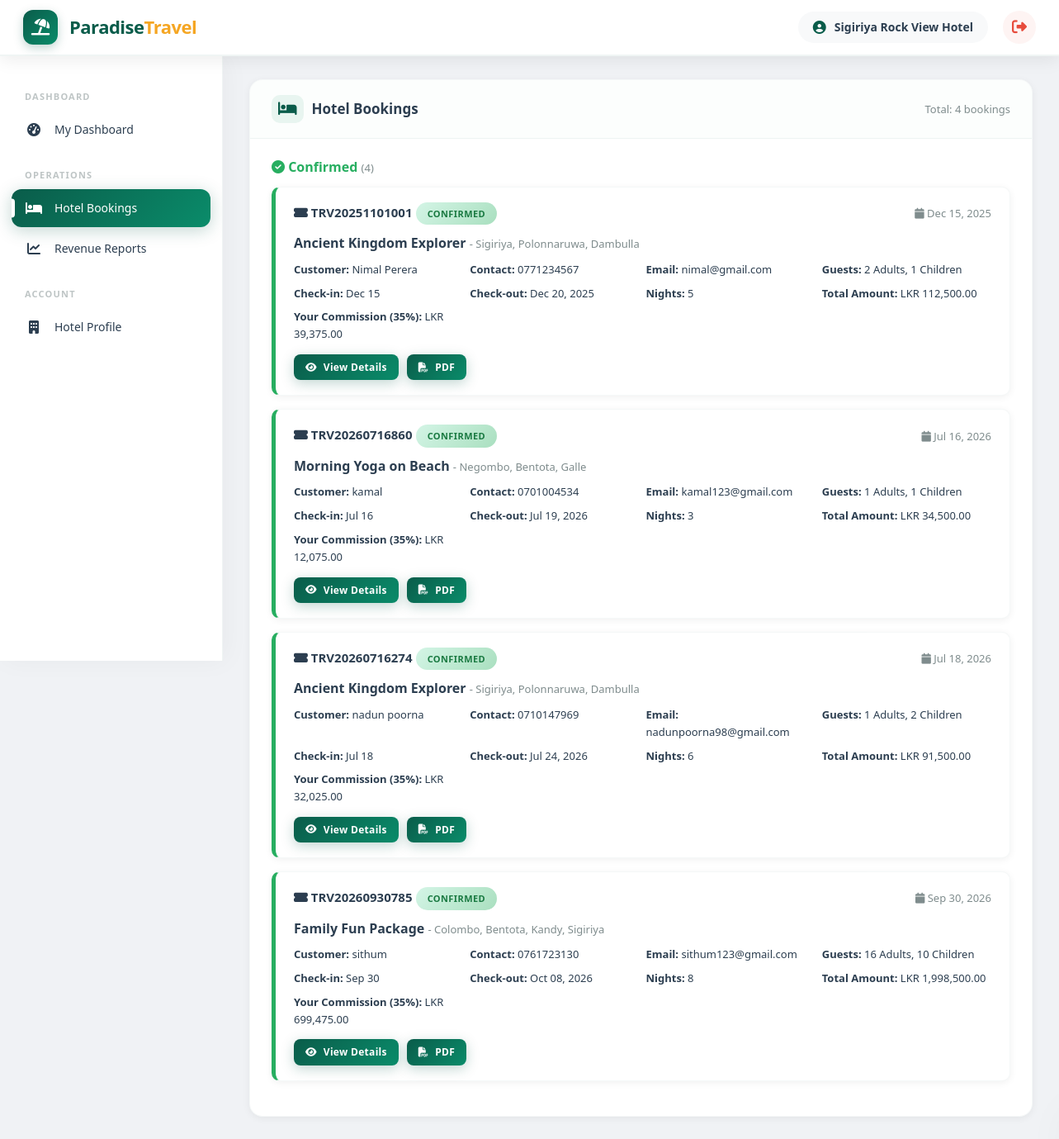
Screenshot of /traval-system/hotel/bookings.php (signed in) with the database file from the repository.
### tables this page shows
CREATE TABLE `bookings` (
  `id` int(11) NOT NULL,
  `booking_no` varchar(50) NOT NULL,
  `customer_id` int(11) NOT NULL,
  `package_id` int(11) NOT NULL,
  `guide_id` int(11) DEFAULT NULL,
  `hotel_id` int(11) DEFAULT NULL,
  `start_date` date NOT NULL,
  `end_date` date NOT NULL,
  `adults` int(11) DEFAULT 1,
  `children` int(11) DEFAULT 0,
  `total_amount` decimal(10,2) NOT NULL,
  `paid_amount` decimal(10,2) DEFAULT 0.00,
  `status` enum('pending','confirmed','cancelled','completed') DEFAULT 'pending',
  `payment_status` enum('pending','partial','paid') DEFAULT 'pending',
  `special_requests` text DEFAULT NULL,
  `created_at` timestamp NOT NULL DEFAULT current_timestamp()
);

CREATE TABLE `packages` (
  `id` int(11) NOT NULL,
  `name` varchar(200) NOT NULL,
  `destination` varchar(200) NOT NULL,
  `duration_days` int(11) NOT NULL,
  `duration_nights` int(11) NOT NULL,
  `price` decimal(10,2) NOT NULL,
  `description` text DEFAULT NULL,
  `included_services` text DEFAULT NULL,
  `max_people` int(11) DEFAULT 10,
  `image_url` varchar(500) DEFAULT NULL,
  `package_code` varchar(20) DEFAULT NULL,
  `category` varchar(50) DEFAULT 'General',
  `difficulty_level` enum('Easy','Medium','Hard') DEFAULT 'Easy',
  `meeting_point` varchar(255) DEFAULT NULL,
  `best_season` varchar(100) DEFAULT NULL,
  `languages` varchar(100) DEFAULT NULL,
  `highlights` text DEFAULT NULL,
  `latitude` varchar(50) DEFAULT NULL,
  `longitude` varchar(50) DEFAULT NULL,
  `weather_info` text DEFAULT NULL,
  `status` enum('active','inactive','archived') DEFAULT 'active',
  `created_by` int(11) DEFAULT NULL,
  `created_at` timestamp NOT NULL DEFAULT current_timestamp(),
  `updated_at` timestamp NOT NULL DEFAULT current_timestamp() ON UPDATE current_timestamp()
);

CREATE TABLE `users` (
  `id` int(11) NOT NULL,
  `name` varchar(100) NOT NULL,
  `email` varchar(100) NOT NULL,
  `password` varchar(255) NOT NULL,
  `phone` varchar(20) DEFAULT NULL,
  `role` enum('admin','customer','guide','hotel') DEFAULT 'customer',
  `profile_image` varchar(255) DEFAULT NULL,
  `status` enum('active','inactive') DEFAULT 'active',
  `created_at` timestamp NOT NULL DEFAULT current_timestamp(),
  `updated_at` timestamp NOT NULL DEFAULT current_timestamp() ON UPDATE current_timestamp()
);

### traval-system/config/database.php (called while the page is built, shortened)
<?php
function formatCurrency($amount) {
    return 'LKR ' . number_format($amount, 2);
}
function getStatusBadge($status) {
    $colors = [
        'pending'    => 'warning',
        'confirmed'  => 'success',
        'cancelled'  => 'danger',
        'completed'  => 'info',
        'active'     => 'success',
        'inactive'   => 'danger',
        'available'  => 'success',
        'busy'       => 'warning',
        'off'        => 'danger',
        'paid'       => 'success',
        'partial'    => 'warning'
    ];
    return $colors[$status] ?? 'secondary';
}
?>

### traval-system/hotel/bookings.php (the view, shortened to what this page needs)
<?php
require_once '../config/database.php';
$user_id = $_SESSION['user_id'];
$stmt = $pdo->prepare("SELECT b.*, u.name as customer_name, u.email, u.phone,
                              p.name as package_name, p.destination
                       FROM bookings b
                       JOIN users u ON b.customer_id = u.id
                       JOIN packages p ON b.package_id = p.id
                       WHERE b.hotel_id = ?
                       ORDER BY
                           CASE
                               WHEN b.status = 'confirmed' AND b.start_date >= CURDATE() THEN 1
                               WHEN b.status = 'confirmed' AND b.start_date < CURDATE() THEN 2
                               WHEN b.status = 'pending' THEN 3
                               WHEN b.status = 'completed' THEN 4
                               WHEN b.status = 'cancelled' THEN 5
                           END,
                           b.start_date ASC");
$stmt->execute([$user_id]);
$bookings = $stmt->fetchAll();
$view_booking = null;
include '../includes/header.php';
?>
<?php if ($view_booking): ?>
<div class="card">
    <div class="card-header">
        <h3><i class="fas fa-eye"></i> Booking Details - <?php echo htmlspecialchars($view_booking['booking_no']); ?></h3>
        <a href="bookings.php" class="btn btn-primary btn-sm"><i class="fas fa-arrow-left"></i> Back to List</a>
    </div>
    <div class="card-body">
        <div style="display:grid;grid-template-columns:repeat(auto-fit,minmax(250px,1fr));gap:20px;">
            <div style="background:var(--light);padding:15px;border-radius:10px;">
                <h4 style="color:var(--primary);">Customer Information</h4>
                <div><strong>Name:</strong> <?php echo htmlspecialchars($view_booking['customer_name']); ?></div>
                <div><strong>Email:</strong> <?php echo htmlspecialchars($view_booking['email']); ?></div>
                <div><strong>Phone:</strong> <?php echo htmlspecialchars($view_booking['phone']); ?></div>
            </div>
            <div style="background:var(--light);padding:15px;border-radius:10px;">
                <h4 style="color:var(--primary);">Package Details</h4>
                <div><strong>Package:</strong> <?php echo htmlspecialchars($view_booking['package_name']); ?></div>
                <div><strong>Destination:</strong> <?php echo htmlspecialchars($view_booking['destination']); ?></div>
                <div><strong>Duration:</strong> <?php echo $view_booking['duration_days']; ?> Days / <?php echo $view_booking['duration_nights']; ?> Nights</div>
            </div>
            <div style="background:var(--light);padding:15px;border-radius:10px;">
                <h4 style="color:var(--primary);">Stay Details</h4>
                <div><strong>Check-in:</strong> <?php echo date('F d, Y', strtotime($view_booking['start_date'])); ?></div>
                <div><strong>Check-out:</strong> <?php echo date('F d, Y', strtotime($view_booking['end_date'])); ?></div>
                <div><strong>Nights:</strong> <?php echo ceil((strtotime($view_booking['end_date']) - strtotime($view_booking['start_date'])) / 86400); ?> nights</div>
                <div><strong>Guests:</strong> <?php echo $view_booking['adults']; ?> Adults, <?php echo $view_booking['children']; ?> Children</div>
                <div><strong>Status:</strong> <span class="badge badge-<?php echo getStatusBadge($view_booking['status']); ?>"><?php echo ucfirst($view_booking['status']); ?></span></div>
            </div>
        </div>
        <?php if ($view_booking['special_requests']): ?>
        <div style="background:#fff3cd;padding:15px;border-radius:10px;margin-top:15px;">
            <h4 style="color:#856404;">Special Requests</h4>
            <div><?php echo nl2br(htmlspecialchars($view_booking['special_requests'])); ?></div>
        </div>
        <?php endif; ?>
        <div style="margin-top:20px;">
            <a href="../generate_pdf.php?booking_id=<?php echo $view_booking['id']; ?>" target="_blank" class="btn btn-primary">
                <i class="fas fa-file-pdf"></i> Download Details
            </a>
            <a href="bookings.php" class="btn" style="background:#e2e8f0;">Back</a>
        </div>
    </div>
</div>
<?php else: ?>
<div class="card">
    <div class="card-header">
        <h3><i class="fas fa-bed"></i> Hotel Bookings</h3>
        <span style="font-size:13px;color:var(--gray);">Total: <?php echo count($bookings); ?> bookings</span>
    </div>
    <div class="card-body">
        <?php if (empty($bookings)): ?>
            <p style="text-align:center;padding:60px;color:var(--gray);">
                <i class="fas fa-bed" style="font-size:48px;display:block;margin-bottom:15px;"></i>
                No bookings found for your hotel.
            </p>
        <?php else: ?>
            <?php
            $status_groups = [
                'confirmed' => ['label' => 'Confirmed', 'icon' => 'fa-check-circle', 'color' => 'success'],
                'pending' => ['label' => 'Pending', 'icon' => 'fa-clock', 'color' => 'warning'],
                'completed' => ['label' => 'Completed', 'icon' => 'fa-flag-checkered', 'color' => 'info'],
                'cancelled' => ['label' => 'Cancelled', 'icon' => 'fa-times-circle', 'color' => 'danger']
            ];
            foreach ($status_groups as $status => $info):
                $filtered = array_filter($bookings, function($b) use ($status) {
                    return $b['status'] == $status;
                });
                if (empty($filtered)) continue;
            ?>
            <div style="margin-bottom:20px;">
                <h4 style="color:var(--<?php echo $info['color']; ?>);margin-bottom:10px;">
                    <i class="fas <?php echo $info['icon']; ?>"></i> <?php echo $info['label']; ?>
                    <span style="font-size:13px;color:var(--gray);font-weight:normal;">(<?php echo count($filtered); ?>)</span>
                </h4>
                <?php foreach ($filtered as $b): ?>
                <div class="booking-card" style="border-left-color:var(--<?php echo $info['color']; ?>);">
                    <div class="booking-header">
                        <div>
                            <span class="booking-no"><i class="fas fa-ticket-alt"></i> <?php echo htmlspecialchars($b['booking_no']); ?></span>
                            <span class="badge badge-<?php echo getStatusBadge($b['status']); ?>"><?php echo ucfirst($b['status']); ?></span>
                        </div>
                        <div style="font-size:13px;color:var(--gray);">
                            <i class="fas fa-calendar"></i> <?php echo date('M d, Y', strtotime($b['start_date'])); ?>
                        </div>
                    </div>
                    <div style="margin:8px 0;">
                        <strong><?php echo htmlspecialchars($b['package_name']); ?></strong>
                        <span style="font-size:13px;color:var(--gray);">- <?php echo htmlspecialchars($b['destination']); ?></span>
                    </div>
                    <div style="display:grid;grid-template-columns:repeat(auto-fit,minmax(180px,1fr));gap:8px;font-size:13px;">
                        <div><strong>Customer:</strong> <?php echo htmlspecialchars($b['customer_name']); ?></div>
                        <div><strong>Contact:</strong> <?php echo htmlspecialchars($b['phone']); ?></div>
                        <div><strong>Email:</strong> <?php echo htmlspecialchars($b['email']); ?></div>
                        <div><strong>Guests:</strong> <?php echo $b['adults']; ?> Adults, <?php echo $b['children']; ?> Children</div>
                        <div><strong>Check-in:</strong> <?php echo date('M d', strtotime($b['start_date'])); ?></div>
                        <div><strong>Check-out:</strong> <?php echo date('M d, Y', strtotime($b['end_date'])); ?></div>
                        <?php
                        $nights = ceil((strtotime($b['end_date']) - strtotime($b['start_date'])) / 86400);
                        ?>
                        <div><strong>Nights:</strong> <?php echo $nights; ?></div>
                        <div><strong>Total Amount:</strong> <?php echo formatCurrency($b['total_amount']); ?></div>
                        <?php
                        $commission = $b['total_amount'] * 0.35;
                        ?>
                        <div><strong>Your Commission (35%):</strong> <?php echo formatCurrency($commission); ?></div>
                    </div>
                    <div class="booking-actions">
                        <a href="?view=<?php echo $b['id']; ?>" class="btn btn-primary btn-sm">
                            <i class="fas fa-eye"></i> View Details
                        </a>
                        <a href="../generate_pdf.php?booking_id=<?php echo $b['id']; ?>" target="_blank" class="btn btn-primary btn-sm">
                            <i class="fas fa-file-pdf"></i> PDF
                        </a>
                    </div>
                </div>
                <?php endforeach; ?>
            </div>
            <?php endforeach; ?>
        <?php endif; ?>
    </div>
</div>
<?php endif; ?>
<?php include '../includes/footer.php'; ?>

### traval-system/config/assets/css/style.css (style rules this page uses)
:root { --primary: #0a5c4a; --primary-dark: #084b3c; --primary-light: #e8f5f0; --primary-gradient: linear-gradient(135deg, #0a5c4a, #0a8c6a); --secondary: #f5a623; --secondary-dark: #d4890a; --secondary-light: #fdebd0; --danger: #e74c3c; --success: #27ae60; --warning: #f39c12; --info: #3498db; --light: #f8f9fa; --dark: #2c3e50; --gray: #7f8c8d; --gray-light: #e2e8f0; --white: #ffffff; --body-bg: #f0f2f5; --shadow: 0 2px 10px rgba(0,0,0,0.06); --shadow-md: 0 4px 20px rgba(0,0,0,0.08); --shadow-lg: 0 8px 40px rgba(0,0,0,0.12); --shadow-xl: 0 15px 60px rgba(0,0,0,0.15); --radius: 10px; --radius-lg: 16px; --radius-xl: 24px; --transition: all 0.3s cubic-bezier(0.4, 0, 0.2, 1); --transition-slow: all 0.5s cubic-bezier(0.4, 0, 0.2, 1); --font-family: 'Segoe UI', 'Poppins', system-ui, -apple-system, sans-serif; }
* { margin: 0; padding: 0; box-sizing: border-box; }
body { font-family: var(--font-family); background: var(--body-bg); overflow-x: hidden; color: var(--dark); line-height: 1.6; }
a { text-decoration: none; color: inherit; }
.card { background: var(--white); border-radius: var(--radius-lg); box-shadow: var(--shadow); margin-bottom: 28px; overflow: hidden; border: 1px solid rgba(10, 92, 74, 0.04); transition: var(--transition); }
.card-header { padding: 18px 26px; border-bottom: 1px solid rgba(10, 92, 74, 0.06); display: flex; justify-content: space-between; align-items: center; flex-wrap: wrap; gap: 12px; background: rgba(232, 245, 240, 0.15); }
.card-header h3 { font-size: 17px; color: var(--dark); font-weight: 700; display: flex; align-items: center; gap: 10px; }
.card-header h3 i { color: var(--primary); font-size: 18px; background: var(--primary-light); padding: 8px; border-radius: 10px; }
.card-body { padding: 22px 26px; }
.badge { display: inline-block; padding: 5px 14px; border-radius: 30px; font-size: 11px; font-weight: 700; letter-spacing: 0.4px; text-transform: uppercase; transition: var(--transition); }
.badge-success { background: linear-gradient(135deg, #d4f5e6, #a9dfbf); color: #1a7a42; }
.btn { display: inline-flex; align-items: center; gap: 8px; padding: 10px 24px; border: none; border-radius: 12px; font-size: 13px; font-weight: 700; cursor: pointer; transition: var(--transition); text-decoration: none; letter-spacing: 0.3px; font-family: var(--font-family); }
.btn-primary { background: var(--primary-gradient); color: var(--white); box-shadow: 0 4px 15px rgba(10, 92, 74, 0.25); }
.btn-sm { padding: 6px 14px; font-size: 12px; border-radius: 8px; }
.booking-card { background: var(--white); border-radius: var(--radius); padding: 18px 22px; margin-bottom: 16px; box-shadow: var(--shadow); border-left: 5px solid var(--primary); transition: var(--transition); border: 1px solid rgba(10, 92, 74, 0.04); border-left-width: 5px; }
.booking-card .booking-header { display: flex; justify-content: space-between; flex-wrap: wrap; margin-bottom: 10px; align-items: center; }
.booking-card .booking-header .booking-no { font-weight: 700; font-size: 15px; color: var(--dark); }
.booking-card .booking-actions { margin-top: 14px; display: flex; flex-wrap: wrap; gap: 10px; }
.card { animation: fadeInUp 0.5s ease forwards; }
.card:nth-child(2) { animation-delay: 0.10s; }

### rows the page displays
bookings: booking_no "TRV20251101001", status "CONFIRMED", start_date "Dec 15, 2025", package.name "Ancient Kingdom Explorer", package.destination "Sigiriya, Polonnaruwa, Dambulla", customer.name "Nimal Perera", customer.phone "0771234567", customer.email "nimal@gmail.com", adults "2", children "1", start_date "Dec 15", end_date "Dec 20, 2025", nights "5", total_amount "LKR 112,500.00", total_amount "LKR 39,375.00"
bookings: booking_no "TRV20260716860", status "CONFIRMED", start_date "Jul 16, 2026", package.name "Morning Yoga on Beach", package.destination "Negombo, Bentota, Galle", customer.name "kamal", customer.phone "0701004534", customer.email "kamal123@gmail.com", adults "1", children "1", start_date "Jul 16", end_date "Jul 19, 2026", nights "3", total_amount "LKR 34,500.00", total_amount "LKR 12,075.00"
bookings: booking_no "TRV20260716274", status "CONFIRMED", start_date "Jul 18, 2026", package.name "Ancient Kingdom Explorer", package.destination "Sigiriya, Polonnaruwa, Dambulla", customer.name "nadun poorna", customer.phone "0710147969", customer.email "nadunpoorna98@gmail.com", adults "1", children "2", start_date "Jul 18", end_date "Jul 24, 2026", nights "6", total_amount "LKR 91,500.00", total_amount "LKR 32,025.00"
bookings: booking_no "TRV20260930785", status "CONFIRMED", start_date "Sep 30, 2026", package.name "Family Fun Package", package.destination "Colombo, Bentota, Kandy, Sigiriya", customer.name "sithum", customer.phone "0761723130", customer.email "sithum123@gmail.com", adults "16", children "10", start_date "Sep 30", end_date "Oct 08, 2026", nights "8", total_amount "LKR 1,998,500.00", total_amount "LKR 699,475.00"

### other values shown
$_SESSION['user_name'] "Sigiriya Rock View Hotel"
count($bookings) "4"
$info['label'] "Confirmed"
count($filtered) "4"
